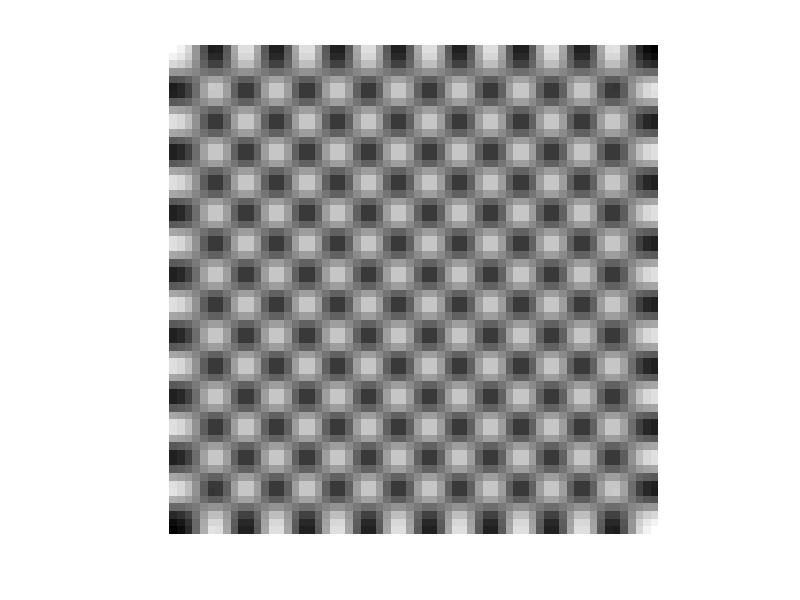
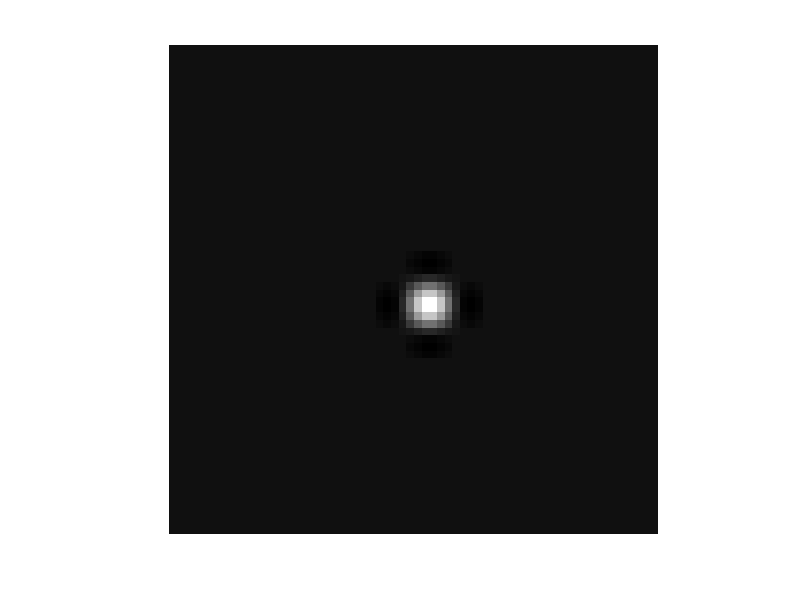

These charts were generated, in order, by the following MATLAB code:
%% test fft
im_size = 16;
img = zeros([im_size im_size]);
img(9,9) = 1;
%img(2,15) = 1;
%img(4,4) = 1;

Xk = fft2(img);
%%
figure('name','spectrum');
imshow(imresize(real(Xk),4),[]);
%%
img_recon = ifft2(Xk);

figure,
imshow(imresize(abs(img_recon),4),[]);

